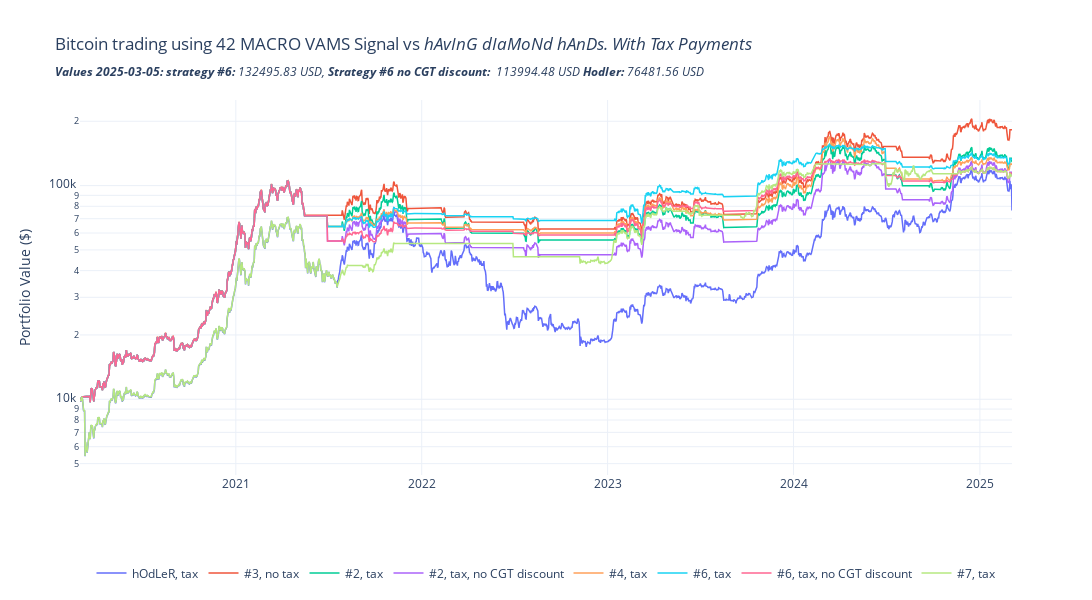

The notebook cell saved with this chart:
### Code cell
# "NoTaxCalc": less_ords, "1 BT per FY (no tax)": pfnotax, "1 BT per FY (taxed)": pftax,
# </i><br><sub>Tax payment simulation included for Australian who earnt 90k AUD in 2020 with 3% wage growth. CGT paid for 2025 on last day of backtest.</sub><br>
title = f'Bitcoin trading using 42 MACRO VAMS Signal vs <i>hAvInG dIaMoNd hAnDs. With Tax Payments\
    <br><sub><b>Values 2025-03-05: strategy #6: </b>{pf5tax.value().iloc[-1]:.2f} USD, <b>Strategy #6 no CGT discount: </b> {pf6tax.value().iloc[-1]:.2f} USD <b>Hodler: </b>{hodler_final_val_series.iloc[-1]:.2f} USD</sub>'
compfig = taxCalcs.plot_portfolios({"hOdLeR, tax": hodler_final_val_series, "#3, no tax": pfnotax.value(),
                                    "#2, tax": pftax.value(), "#2, tax, no CGT discount": pf2tax.value(), "#4, tax": pf3tax.value(),
                                   "#6, tax": pf5tax.value(), "#6, tax, no CGT discount": pf6tax.value(), "#7, tax": pf7tax.value()},
                                   title = title, return_fig = True)#"BTC: trading using 42 MACRO VAMS Signal vs hAvInG dIaMoNd hAnDs")
compfig.show()

### Figure 1 — Plotly figure (JSON) as saved in the notebook; plotly's stock layout.template omitted (floating-point values rounded to 4 significant figures; data arrays with more than 128 entries replaced by an {"elided": "..."} marker saying what was removed)
{"data": [{"line": {"width": 1.5}, "mode": "lines", "name": "hOdLeR, tax", "type": "scatter", "x": {"elided": "1831 str values"}, "y": {"elided": "1831 float values"}}, {"line": {"width": 1.5}, "mode": "lines", "name": "#3, no tax", "type": "scatter", "x": {"elided": "1831 str values"}, "y": {"elided": "1831 float values"}}, {"line": {"width": 1.5}, "mode": "lines", "name": "#2, tax", "type": "scatter", "x": {"elided": "1831 str values"}, "y": {"elided": "1831 float values"}}, {"line": {"width": 1.5}, "mode": "lines", "name": "#2, tax, no CGT discount", "type": "scatter", "x": {"elided": "1831 str values"}, "y": {"elided": "1831 float values"}}, {"line": {"width": 1.5}, "mode": "lines", "name": "#4, tax", "type": "scatter", "x": {"elided": "1831 str values"}, "y": {"elided": "1831 float values"}}, {"line": {"width": 1.5}, "mode": "lines", "name": "#6, tax", "type": "scatter", "x": {"elided": "1831 str values"}, "y": {"elided": "1831 float values"}}, {"line": {"width": 1.5}, "mode": "lines", "name": "#6, tax, no CGT discount", "type": "scatter", "x": {"elided": "1831 str values"}, "y": {"elided": "1831 float values"}}, {"line": {"width": 1.5}, "mode": "lines", "name": "#7, tax", "type": "scatter", "x": {"elided": "1831 str values"}, "y": {"elided": "1831 float values"}}], "layout": {"height": 600, "hovermode": "x unified", "legend": {"orientation": "h", "x": 0.5, "xanchor": "center", "y": -0.3, "yanchor": "bottom"}, "showlegend": true, "title": {"text": "Bitcoin trading using 42 MACRO VAMS Signal vs <i>hAvInG dIaMoNd hAnDs. With Tax Payments    <br><sub><b>Values 2025-03-05: strategy #6: </b>132495.83 USD, <b>Strategy #6 no CGT discount: </b> 113994.48 USD <b>Hodler: </b>76481.56 USD</sub>"}, "width": 1100, "yaxis": {"title": {"text": "Portfolio Value ($)"}, "type": "log"}}}
